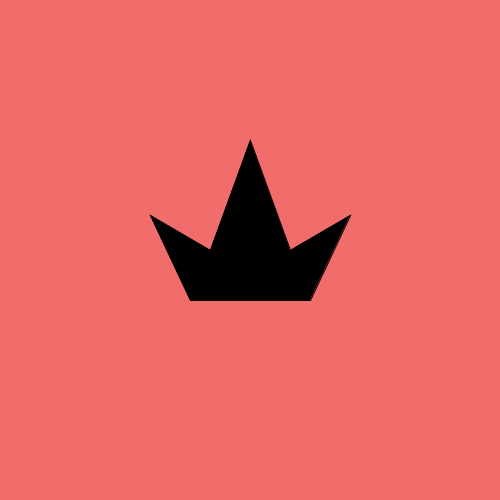
Frame 1 (no input)
Frame 60 (the mouse pressed at the canvas centre just before this capture): identical to frame 1, image omitted
Frame 120 (the mouse held since frame 60 and released just before this capture): identical to frame 1, image omitted

The Processing sketch that drew this single still picture (run headless with seeded random() and noise(); from frame 60 on, the mouse is pressed at the canvas centre):

// Processing sketch: polyagonal_shapes
// ── polyagonal_shapes.pde
/*
Alexios Rekoutis
 6/24/2022
 Demo of polygons
 */

void setup() {
  size(500, 500);
  background(#F06D6B);

  //crown shape
  fill(0);
  beginShape();
  vertex(190, 300);
  vertex(150, 215);
  vertex(210, 250);
  vertex(250, 140);
  vertex(290, 250);
  vertex(350, 215);
  vertex(310, 300);
  vertex(190, 300);
  endShape(CLOSE);
}


void draw() {
}


void mousePressed() {
  println(mouseX, mouseY);
}
